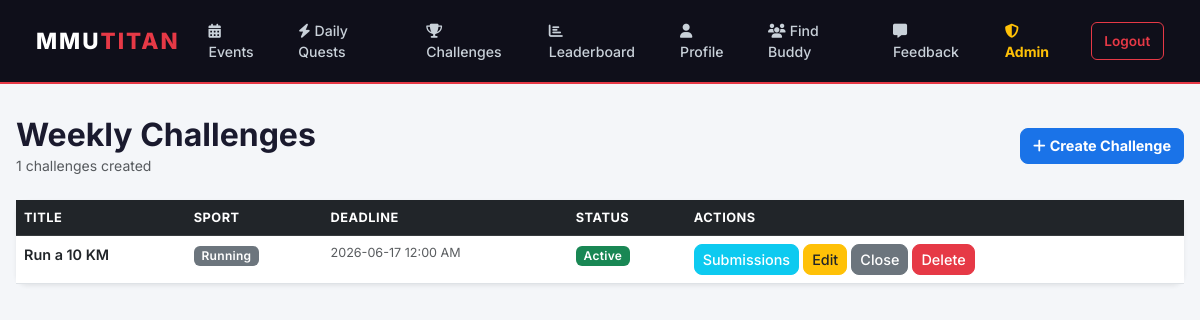
The page /admin/challenges (signed in) on the database as committed earlier.
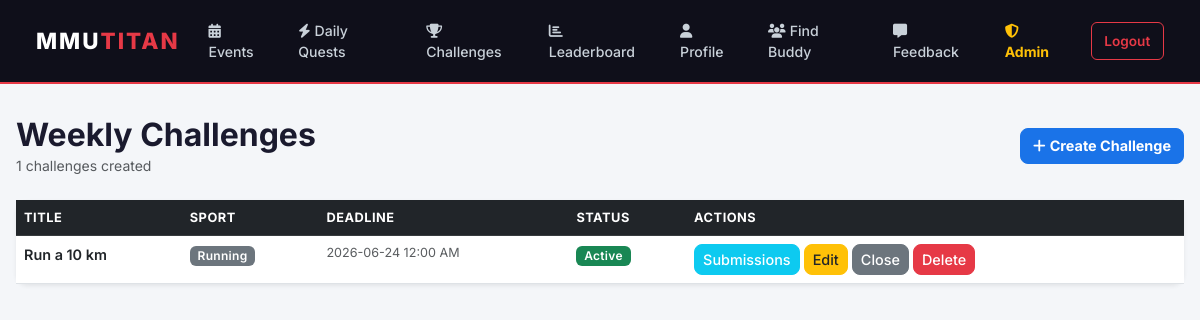
The same page on the database as committed later.
### mmutitan/models.py (models this page shows)
class Challenge(db.Model):
    id = db.Column(db.Integer, primary_key=True)
    title = db.Column(db.String(100), nullable=False)
    description = db.Column(db.Text, nullable=False)
    sport_category = db.Column(db.String(50), nullable=False)
    deadline = db.Column(db.DateTime, nullable=False)
    scoring_criteria = db.Column(db.String(100), nullable=False)
    is_closed = db.Column(db.Boolean, default=False)
    submissions = db.relationship('Submission', backref='challenge_ref', lazy=True, cascade="all, delete-orphan")

### mmutitan/app.py (the view)
    @app.route('/admin/challenges')
    @login_required
    def admin_challenges():
        if not current_user.is_admin:
            flash('Access denied.', 'danger')
            return redirect(url_for('home'))
        challenges = Challenge.query.all()
        return render_template('admin_challenges.html', title='Manage Challenges', challenges=challenges)

### mmutitan/models.py (called while the page is built)
@login_manager.user_loader
def load_user(user_id):
    return User.query.get(int(user_id))

### mmutitan/templates/admin_challenges.html
{% extends "base.html" %}
{% block content %}
<div class="d-flex justify-content-between align-items-center mb-4">
    <div>
        <h2 class="fw-bold mb-0">Weekly Challenges</h2>
        <p class="text-muted small mb-0">{{ challenges|length }} challenges created</p>
    </div>
    <a href="{{ url_for('add_challenge') }}" class="btn btn-primary fw-bold">
        <i class="fa fa-plus me-1"></i>Create Challenge
    </a>
</div>
<div class="card shadow-sm">
    <div class="card-body p-0">
        {% if challenges %}
        <table class="table table-hover mb-0">
            <thead class="table-dark">
                <tr>
                    <th>Title</th>
                    <th>Sport</th>
                    <th>Deadline</th>
                    <th>Status</th>
                    <th>Actions</th>
                </tr>
            </thead>
            <tbody>
                {% for challenge in challenges %}
                <tr>
                    <td class="fw-semibold">{{ challenge.title }}</td>
                    <td><span class="badge bg-secondary">{{ challenge.sport_category }}</span></td>
                    <td class="small text-muted">{{ challenge.deadline.strftime('%Y-%m-%d %I:%M %p') }}</td>
                    <td>
                        {% if challenge.is_closed %}
                        <span class="badge bg-danger">Closed</span>
                        {% else %}
                        <span class="badge bg-success">Active</span>
                        {% endif %}
                    </td>
                    <td>
                        <a href="{{ url_for('view_submissions', challenge_id=challenge.id) }}"
                           class="btn btn-sm btn-info text-white">Submissions</a>
                        <a href="{{ url_for('edit_challenge', challenge_id=challenge.id) }}"
                           class="btn btn-sm btn-warning text-dark">Edit</a>
                        {% if not challenge.is_closed %}
                        <form action="{{ url_for('close_challenge', challenge_id=challenge.id) }}"
                              method="POST" class="d-inline">
                            <button type="submit" class="btn btn-sm btn-secondary"
                                    onclick="return confirm('Close this challenge early?');">Close</button>
                        </form>
                        {% endif %}
                        <form action="{{ url_for('delete_challenge', challenge_id=challenge.id) }}"
                              method="POST" class="d-inline">
                            <button type="submit" class="btn btn-sm btn-danger"
                                    onclick="return confirm('Permanently delete this challenge?');">Delete</button>
                        </form>
                    </td>
                </tr>
                {% endfor %}
            </tbody>
        </table>
        {% else %}
        <p class="text-muted text-center py-5">No challenges yet. Create one above!</p>
        {% endif %}
    </div>
</div>
{% endblock %}

Rows that differ between the two databases and show on the page:
changed Challenge "Running": title "Run a 10 KM" → "Run a 10 km"; deadline "2026-06-17 12:00 AM" → "2026-06-24 12:00 AM"
